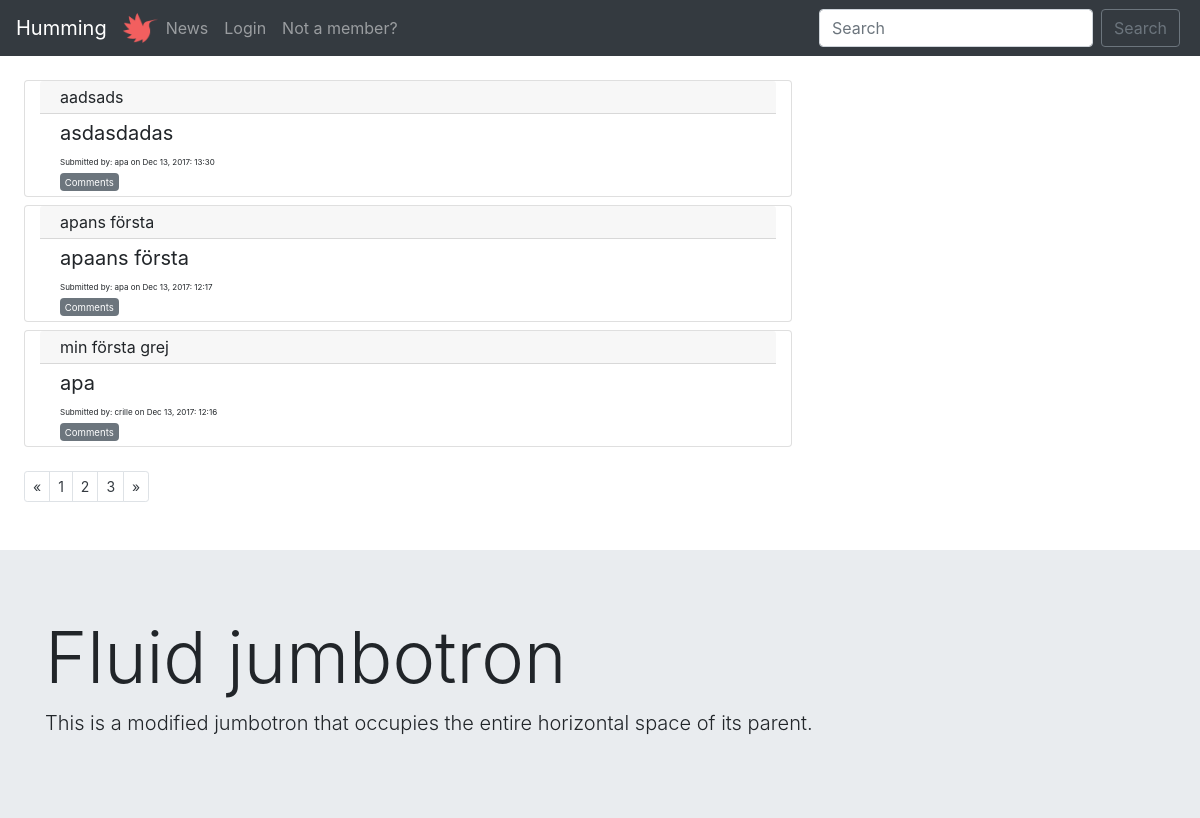
The page / on the database its author committed.
### tables this page shows
CREATE TABLE "posts" (
	`title`	TEXT NOT NULL,
	`description`	TEXT NOT NULL,
	`url`	TEXT,
	`postID`	INTEGER NOT NULL PRIMARY KEY AUTOINCREMENT UNIQUE,
	`postdate`	INTEGER,
	`userID`	INTEGER
);

CREATE TABLE "users" (
	`userID`	INTEGER PRIMARY KEY AUTOINCREMENT,
	`username`	VARCHAR NOT NULL UNIQUE,
	`email`	VARCHAR NOT NULL UNIQUE,
	`password`	VARCHAR NOT NULL,
	`bio`	VARCHAR,
	`picture`	VARCHAR,
	`postID`	INTEGER
);

### index.php (called while the page is built)
<?php require __DIR__.'/viewings/header.php'; ?>
<?php require __DIR__.'/forum.php'; ?>
<?php require __DIR__.'/viewings/footer.php'; ?>

### php/functions.php (called while the page is built, shortened)
<?php
function posts($pdo) {
  $allPosts = "SELECT * FROM posts
               LEFT JOIN users
               ON posts.userID=users.userID
               ORDER BY postID DESC";
  $statement = $pdo->prepare($allPosts);
  $statement->execute();
  $resultPosts = $statement->fetchAll(PDO::FETCH_ASSOC);
  return $resultPosts;
}

### forum.php (the view, shortened to what this page needs)
<div class="m-4">
    <?php $posts = posts($pdo) ?>
    <?php foreach($posts as $post):?>
      <div class="card col-sm-8 mt-2">
            <div class="card-header pt-1 pb-1">
              <?php echo $post['title'];?>
            </div>
            <div class="card-body pt-1 pb-1">
            <blockquote class="blockquote mb-0">
            <p class="mb-0">
              <?php echo $post['description']; ?>
            </p>
            <p class="mb-0 smallfont">
              Submitted by: <?php echo $post['username'].' on '.$post['postdate'] ?>
            </p>
          </blockquote>
          <a href="/comments.php" class="badge badge-secondary"><p class="mb-0"><small>Comments</small></p></a>
        </div>
      </div>
    <?php endforeach; ?>
  <nav>
    <ul class="pagination pagination-sm pt-4">
      <li class="page-item">
        <a class="page-link text-dark" href="#" aria-label="Previous">
          <span aria-hidden="true">&laquo;</span>
        </a>
      </li>
      <li class="page-item"><a class="page-link text-dark" href="#">1</a></li>
      <li class="page-item"><a class="page-link text-dark" href="#">2</a></li>
      <li class="page-item"><a class="page-link text-dark" href="#">3</a></li>
      <li class="page-item">
        <a class="page-link text-dark" href="#" aria-label="Next">
          <span aria-hidden="true">&raquo;</span>
        </a>
      </li>
    </ul>
  </nav>
</div>

### viewings/header.php (shortened to what this page needs)
<!DOCTYPE html>
<html lang="en">
<head>
  <link rel="stylesheet" href="../style/main.css">
  <link rel="stylesheet" href="https://maxcdn.bootstrapcdn.com/bootstrap/4.0.0-beta.2/css/bootstrap.min.css">
</head>
<body>
  <?php require __DIR__.'/navigation.php'; ?>

### viewings/navigation.php (shortened to what this page needs)
<nav class="navbar navbar-expand-lg navbar-dark bg-dark">
  <a class="navbar-brand" href="/index.php">Humming</a>
  <img src="../images/hummingLogo.png" width="35" height="30" class="d-inline-block align-top" alt="">
  <div class="collapse navbar-collapse" id="navbarSupportedContent">
    <ul class="navbar-nav ml-auto w-100 justify-content-start">
      <li class="nav-item">
        <a class="nav-link" href="/news.php">News<span class="sr-only">(current)</span></a>
      </li>
    <?php if (!isset($_SESSION['users'])):?>
      <li class="nav-item">
        <a href="../loginform.php" class="nav-link">Login</a>
      </li>
    <?php endif; ?>
    <?php if (!isset($_SESSION['users'])):?>
      <li class="nav-item pull-right">
        <a class="nav-link" href="/registerform.php">Not a member?</a>
      </li>
    <?php endif; ?>
  </ul>
    <ul class="nav navbar-nav ml-auto w-100 mr-1 justify-content-end">
  <form class="form-inline my-2 my-lg-0">
    <input class="form-control mr-sm-2" type="search" placeholder="Search" aria-label="Search">
    <button class="btn btn-outline-secondary my-2 my-sm-0" type="submit">Search</button>
  </form>
</ul>
</div>
</nav>

### viewings/footer.php (shortened to what this page needs)
<div class="jumbotron jumbotron-fluid mt-5 mb-0">
  <div class="container">
    <h1 class="display-3">Fluid jumbotron</h1>
    <p class="lead">This is a modified jumbotron that occupies the entire horizontal space of its parent.</p>
  </div>
</div>
</body>
</html>

### style/main.css (style rules this page uses)
.smallfont { font-size: 8px; }

### rows shown on the page
posts: title "aadsads", description "asdasdadas", userID.username "apa", postdate "Dec 13, 2017: 13:30"
posts: title "apans första", description "apaans första", userID.username "apa", postdate "Dec 13, 2017: 12:17"
posts: title "min första grej", description "apa", userID.username "crille", postdate "Dec 13, 2017: 12:16"
